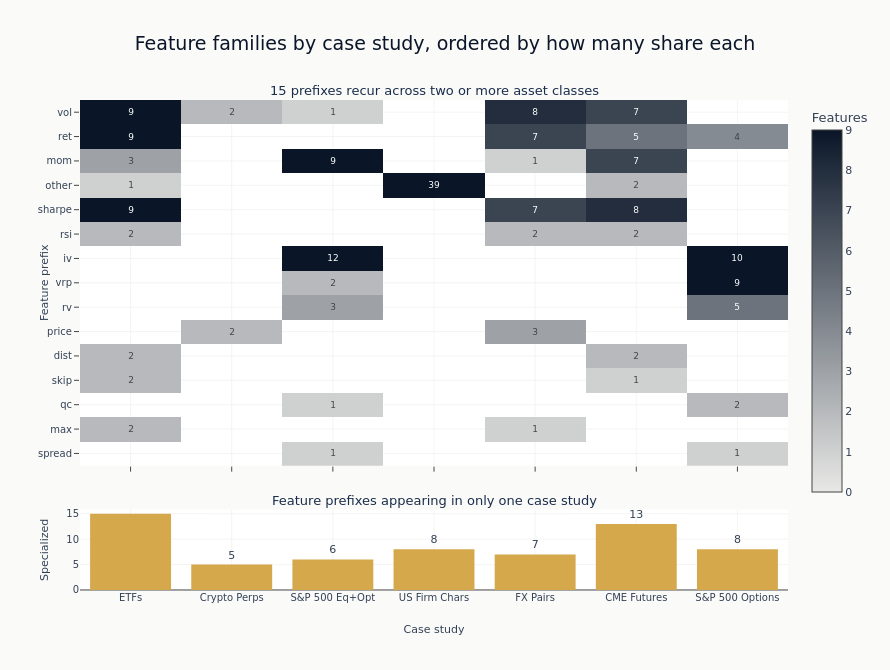

Notebook source saved alongside this figure:
### Markdown cell above
## Feature Family Distribution

We group features into *families* by their name prefix (the token before the
first underscore: `mom_21` and `mom_63` both count as `mom`). This is a coarse,
mechanical lens - across nine very different markets it yields on the order of a
hundred prefixes, but that overstates the number of distinct ideas. Two effects
inflate it: each asset class contributes genuinely specialized measures that
appear nowhere else (option `skew`/`term`/`iv`, microstructure `kyle`/`depth`,
crypto `funding`/`premium`, futures term-structure), and inconsistent naming
splits a few shared concepts (`bb` vs `bollinger` for the same Bollinger %B;
`r12`/`r36`/`past` all momentum windows). Read the y-axis as prefixes, not as a
taxonomy.

What the figure *is* good for is the cross-asset pattern. A heatmap is the right
lens for the prefixes that *recur* - momentum, volatility, and returns show up
almost everywhere - so we keep those (used in two or more case studies, broadest
on top) in the heatmap, and collapse the long tail of single-market prefixes
into a companion bar counting how many specialized measures each asset class
adds.

### Code cell
if evaluated:
    cs_list = list(evaluated)

    # Collect all family names across case studies
    all_families: set[str] = set()
    for cs in cs_list:
        all_families.update(evaluated[cs]["family_counts"].keys())

    if all_families:
        # Breadth = number of case studies each family appears in; total count is
        # the tiebreak so the heavy hitters float to the top of the heatmap.
        breadth = {
            fam: sum(1 for cs in cs_list if evaluated[cs]["family_counts"].get(fam, 0) > 0)
            for fam in all_families
        }
        total_count = {
            fam: sum(evaluated[cs]["family_counts"].get(fam, 0) for cs in cs_list)
            for fam in all_families
        }
        # Ascending sort: Plotly stacks the first y entry at the bottom, so the
        # broadest / heaviest families end up on top.
        recurring = sorted(
            (f for f in all_families if breadth[f] >= 2),
            key=lambda f: (breadth[f], total_count[f], f),
        )
        singletons = [f for f in all_families if breadth[f] == 1]

        # One asset-specific family belongs to exactly one case study; count them.
        singleton_counts = [
            sum(1 for f in singletons if evaluated[cs]["family_counts"].get(f, 0) > 0)
            for cs in cs_list
        ]

        heatmap_data = [
            [(evaluated[cs]["family_counts"].get(fam, 0) or float("nan")) for cs in cs_list]
            for fam in recurring
        ]

        # One catch-all "other" bucket can spike far above the real families and
        # flatten the palette; winsorize the color at the 90th percentile so the
        # gradient stays readable. Printed counts remain exact.
        _flat = [v for row in heatmap_data for v in row if not np.isnan(v)]
        zmax_cap = float(np.nanpercentile(_flat, 90)) if _flat else None

        cs_labels = [DISPLAY_NAMES[cs] for cs in cs_list]
        fig = make_subplots(
            rows=2,
            cols=1,
            row_heights=[0.82, 0.18],
            vertical_spacing=0.09,
            subplot_titles=(
                f"{len(recurring)} prefixes recur across two or more asset classes",
                "Feature prefixes appearing in only one case study",
            ),
        )
        fig.add_trace(
            go.Heatmap(
                z=heatmap_data,
                x=cs_labels,
                y=recurring,
                colorscale=[[0.0, COLORS["silver_muted"]], [1.0, COLORS["blue"]]],
                zmax=zmax_cap,
                zmin=0,
                text=[
                    [f"{int(v)}" if not np.isnan(v) else "" for v in row] for row in heatmap_data
                ],
                texttemplate="%{text}",
                textfont={"size": 9},
                colorbar={"title": "Features", "len": 0.82, "y": 1.0, "yanchor": "top"},
            ),
            row=1,
            col=1,
        )
        fig.add_trace(
            go.Bar(
                x=cs_labels,
                y=singleton_counts,
                marker_color=COLORS["amber"],
                text=singleton_counts,
                textposition="outside",
                showlegend=False,
            ),
            row=2,
            col=1,
        )
        fig.update_xaxes(showticklabels=False, row=1, col=1)
        fig.update_yaxes(title_text="Feature prefix", row=1, col=1)
        fig.update_xaxes(title_text="Case study", row=2, col=1)
        fig.update_yaxes(title_text="Specialized", row=2, col=1)
        # Establish a clear title hierarchy: prominent claim title on top, the two
        # panel labels smaller and in body color (the template renders subplot
        # titles larger/blue, which reads backwards against the main title).
        fig.update_annotations(font={"size": 13, "color": COLORS["slate"]})
        fig.update_layout(
            title={
                "text": "Feature families by case study, ordered by how many share each",
                "font": {"size": 19},
            },
            height=max(500, len(recurring) * 26 + 280),
            width=max(700, len(cs_list) * 90 + 260),
        )
        show_plotly_with_alt(
            fig,
            (
                "Two stacked panels sharing a case-study axis along the bottom. The upper panel "
                "is a heatmap of feature prefix against case study, one row per prefix, with "
                "each filled cell annotated by how many features that case study has under "
                "that prefix and shaded darker for larger counts; empty cells are blank rather "
                "than zero. Rows are ordered so the prefixes shared by the most case studies "
                "sit at the top: volatility, return, momentum, Sharpe and a residual catch "
                "prefix appear across several columns, while implied-volatility and "
                "variance-premium prefixes appear only in the two options-bearing case "
                "studies, and several prefixes near the bottom appear in one or two columns "
                "only. The lower panel is a bar chart in amber counting the prefixes that "
                "appear in one case study alone, annotated with its count; each of the "
                "seven has some, with the equity ETF and futures studies carrying the most."
            ),
        )
    else:
        print("No family-level data available.")
else:
    print("No feature data available.")

### Figure 1 — Plotly figure (JSON) as saved in the notebook; plotly's stock layout.template omitted (floating-point values rounded to 4 significant figures)
{"data": [{"colorbar": {"len": 0.82, "title": {"text": "Features"}, "y": 1.0, "yanchor": "top"}, "colorscale": [[0.0, "#e8e8e6"], [1.0, "#0a1628"]], "text": [["", "", "1", "", "", "", "1"], ["2", "", "", "", "1", "", ""], ["", "", "1", "", "", "", "2"], ["2", "", "", "", "", "1", ""], ["2", "", "", "", "", "2", ""], ["", "2", "", "", "3", "", ""], ["", "", "3", "", "", "", "5"], ["", "", "2", "", "", "", "9"], ["", "", "12", "", "", "", "10"], ["2", "", "", "", "2", "2", ""], ["9", "", "", "", "7", "8", ""], ["1", "", "", "39", "", "2", ""], ["3", "", "9", "", "1", "7", ""], ["9", "", "", "", "7", "5", "4"], ["9", "2", "1", "", "8", "7", ""]], "textfont": {"size": 9}, "texttemplate": "%{text}", "type": "heatmap", "x": ["ETFs", "Crypto Perps", "S&P 500 Eq+Opt", "US Firm Chars", "FX Pairs", "CME Futures", "S&P 500 Options"], "xaxis": "x", "y": ["spread", "max", "qc", "skip", "dist", "price", "rv", "vrp", "iv", "rsi", "sharpe", "other", "mom", "ret", "vol"], "yaxis": "y", "z": [[null, null, 1, null, null, null, 1], [2, null, null, null, 1, null, null], [null, null, 1, null, null, null, 2], [2, null, null, null, null, 1, null], [2, null, null, null, null, 2, null], [null, 2, null, null, 3, null, null], [null, null, 3, null, null, null, 5], [null, null, 2, null, null, null, 9], [null, null, 12, null, null, null, 10], [2, null, null, null, 2, 2, null], [9, null, null, null, 7, 8, null], [1, null, null, 39, null, 2, null], [3, null, 9, null, 1, 7, null], [9, null, null, null, 7, 5, 4], [9, 2, 1, null, 8, 7, null]], "zmax": 9.0, "zmin": 0}, {"marker": {"color": "#D4A84B"}, "showlegend": false, "text": ["15", "5", "6", "8", "7", "13", "8"], "textposition": "outside", "type": "bar", "x": ["ETFs", "Crypto Perps", "S&P 500 Eq+Opt", "US Firm Chars", "FX Pairs", "CME Futures", "S&P 500 Options"], "xaxis": "x2", "y": [15, 5, 6, 8, 7, 13, 8], "yaxis": "y2"}], "layout": {"annotations": [{"font": {"color": "#1a2d4a", "size": 13}, "showarrow": false, "text": "15 prefixes recur across two or more asset classes", "x": 0.5, "xanchor": "center", "xref": "paper", "y": 1.0, "yanchor": "bottom", "yref": "paper"}, {"font": {"color": "#1a2d4a", "size": 13}, "showarrow": false, "text": "Feature prefixes appearing in only one case study", "x": 0.5, "xanchor": "center", "xref": "paper", "y": 0.1638, "yanchor": "bottom", "yref": "paper"}], "height": 670, "title": {"font": {"size": 19}, "text": "Feature families by case study, ordered by how many share each"}, "width": 890, "xaxis": {"anchor": "y", "domain": [0.0, 1.0], "showticklabels": false}, "xaxis2": {"anchor": "y2", "domain": [0.0, 1.0], "title": {"text": "Case study"}}, "yaxis": {"anchor": "x", "domain": [0.2538, 1.0], "title": {"text": "Feature prefix"}}, "yaxis2": {"anchor": "x2", "domain": [0.0, 0.1638], "title": {"text": "Specialized"}}}}
